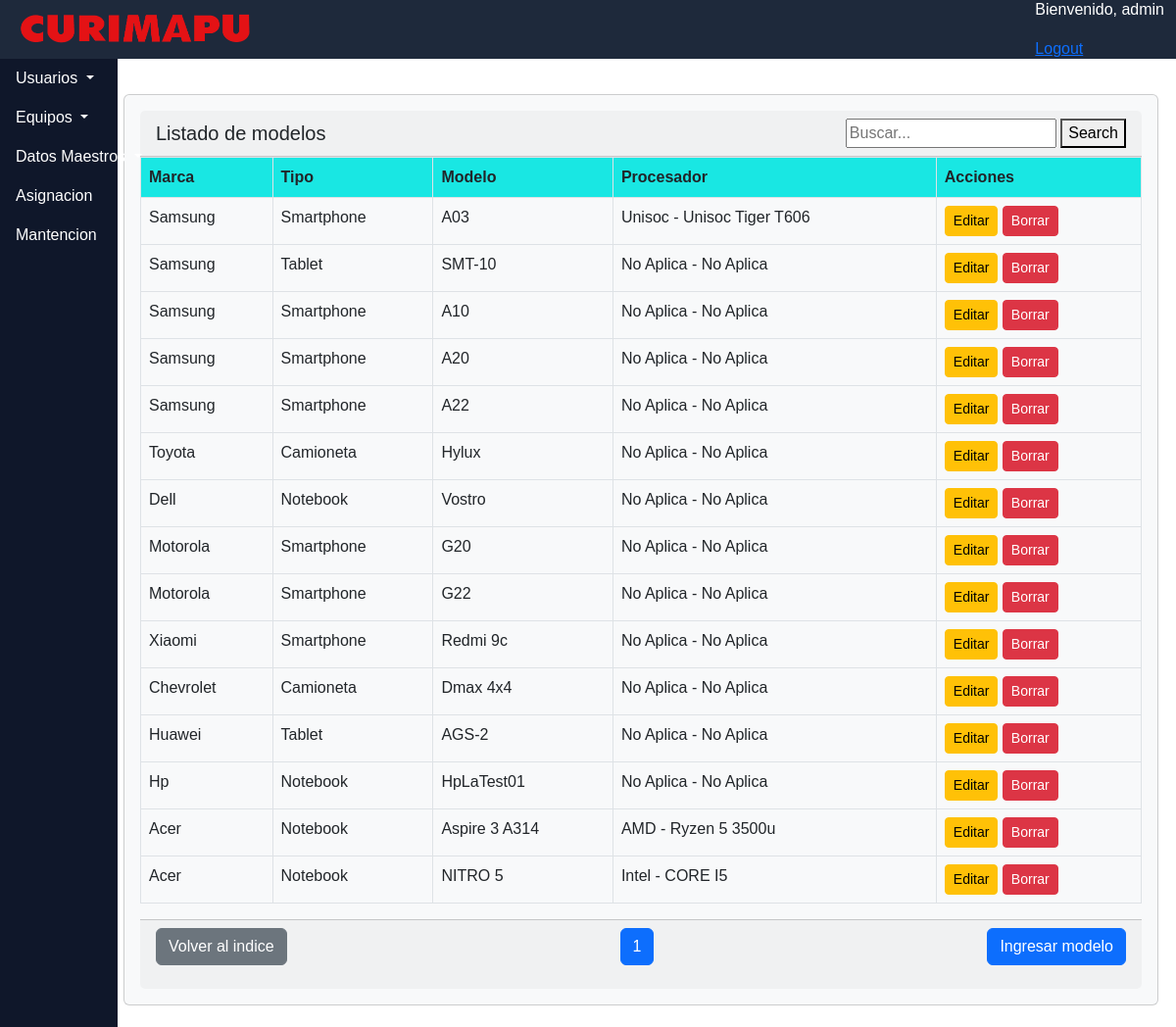
The page /dashboard/panel_modelos.html (signed in) on the database its author committed.
### dashboard/models.py (models this page shows, shortened)
class Modelos(models.Model):
    m_marca = models.ForeignKey(Marca,on_delete=models.CASCADE,verbose_name='Marca')
    m_param = models.ForeignKey(ParamTipo,on_delete=models.CASCADE,verbose_name='Tipo')
    m_modelo = models.CharField(max_length=50,unique=True,verbose_name='Modelo')
    m_procesador = models.ForeignKey(Procesador,default="01",on_delete=models.SET_DEFAULT,help_text="Por favor marcar 'No aplica' para las camionetas"
                                     ,verbose_name='Procesador')
    class Meta:
        ordering = ['m_marca']

class Marca(models.Model):
    marca = models.CharField(max_length=20, unique= True)
    def __str__(self):
        return self.marca

class ParamTipo(models.Model):
    nombre_param = models.CharField(max_length=20, unique=True) #camioneta,tablet,notebook,smartphone
    def __str__(self):
        return self.nombre_param

class Procesador(models.Model):
    marca_procesador = models.CharField(choices=listado_procesadores,max_length=20,verbose_name='Marca Procesador')
    modelo_p = models.CharField(max_length=20,verbose_name='Modelo')
    ghz = models.DecimalField(max_digits=2,decimal_places=1,verbose_name='Ghz')
    nucleos = models.IntegerField(verbose_name='Cores')
    año_mf = models.IntegerField(verbose_name='Año manufactura')
    def __str__ (self):
        return str(u"{} - {}").format(
            self.marca_procesador,
            self.modelo_p,
        )
    class Meta:
        ordering = ['marca_procesador']

### dashboard/views.py (the view, shortened to what this page needs)
# urls.py: path('panel_modelos.html',panel_modelos.as_view(),name ='panel_modelos'),
@method_decorator(login_required, name='dispatch' )
class panel_modelos(ListView):
    context_object_name = 'panel_modelos'
    template_name = 'dashboard/panel_modelos.html'
    paginate_by = 20
    search_form = SearchForm
    def get_queryset(self):
        queryset = Modelos.objects.order_by('m_marca')
        query = self.request.GET.get('query')
        return queryset
    def get_context_data(self, **kwargs):
        context = super(panel_modelos, self).get_context_data(**kwargs)
        context['search_form'] = self.search_form(self.request.GET or None)
        return context

### dashboard/forms.py
class SearchForm(forms.Form):
    query = forms.CharField(label='', widget=forms.TextInput(attrs={'placeholder': 'Buscar...'}))

### dashboard/templates/dashboard/panel_modelos.html (shortened to what this page needs)
{% extends "dashboard/base.html" %}
{% load crispy_forms_tags %}
{% load static %}
{% block content %}
<div class="card text-dark bg-light mb-3">
  <div class="card-body">
    <div class="card-header d-flex justify-content-between align-items-center">
      <h5 class="mb-0">Listado de modelos</h5>
      <form method="GET" class="search-form">
        <input type="text" name="query" value="{{ search_form.value }}" placeholder="Buscar...">
        <button type="submit">Search</button>
    </form>
    </div>
      <div class="table-responsive" style="max-height: calc(100vh - 270px); overflow-y: auto;">
        <table class="table table-hover table-bordered">
            <thead style="background-color: rgb(25, 231, 227);">
            <tr>
                <th>Marca</th>
                <th>Tipo</th>
                <th>Modelo</th>
                <th>Procesador</th>
                <th>Acciones</th>
            </tr>
        </thead>
        <tbody>
            {% for Modelos in object_list %}
            <tr class="table-hover">
                <td>{{ Modelos.m_marca }} </td>
                <td>{{ Modelos.m_param }}</td>
                <td>{{ Modelos.m_modelo }}</td>
                <td>{{ Modelos.m_procesador }}</td>
                <td><a href="{% url "dashboard:editmod" Modelos.pk %}" class="btn btn-warning btn-sm">Editar</a>
                    <a href="{% url "dashboard:deletmod" Modelos.pk %}" class="btn btn-danger btn-sm">Borrar</a>
                </td>
            </tr>
            {% endfor %}
        </tbody>
    </table>
</div>
<div class="card-footer">
<div class="pagination d-flex justify-content-between">
  <p>
    <a href="{% url "dashboard:index" %}" class="btn btn-secondary">Volver al indice</a>
</p>
  <ul class="pagination">
    {% for num in page_obj.paginator.page_range %}
      {% if page_obj.number == num %}
        <li class="page-item active"><a class="page-link" href="?page={{ num }}">{{ num }}</a></li>
      {% elif num > page_obj.number|add:'-3' and num < page_obj.number|add:'3' %}
        <li class="page-item"><a class="page-link" href="?page={{ num }}">{{ num }}</a></li>
      {% endif %}
    {% endfor %}
  </ul>
    <p>
        <button type="button" class="btn btn-primary" onclick="location.href='{% url 'dashboard:newmod' %}'">Ingresar modelo</button>
    </p>
</div>
</div>
</div>
{% endblock %}

### dashboard/templates/dashboard/base.html (shortened to what this page needs)
<!DOCTYPE html>
<html lang="es">
<html>
    <head>
        {% load static %}
            <link href="
            https://cdn.jsdelivr.net/npm/bootstrap@5.2.3/dist/css/bootstrap.min.css
            " rel="stylesheet">
    </head>
<body>
    <header>
        {% block header %}
        <nav class="navbar navbar-expand-lg navbar-dark fixed-top" style="background-color: rgb(30 41 59); z-index:2;">
            <div class="container-fluid">
                <a class="navbar-brand" href="{% url "dashboard:index" %}">
                        <img src="{% static '/img/logocurimapu.png' %}" alt="Curimapu" width="250px" height="40px">
                </a>
                <div class ="d-flex justify-content-between">
                  <div class = "ml-auto">
                  <p style="color: white;">Bienvenido, {{ request.user.username }}</p>
                  <a href="{% url 'dashboard:logout' %}">Logout</a>
                </div>
              </div>
                </div>
        </nav>
        {% endblock %}
    </header>
    {% block side %}
    <div class="sidebar">
      <ul class="nav flex-column">
        <li class="nav-item dropdown">
          <a class="nav-link dropdown-toggle" href="#" id="usuariosDropdown" role="button" data-bs-toggle="dropdown" aria-expanded="false">
            Usuarios
          </a>
        </li>
        <li class="nav-item dropdown">
          <a class="nav-link dropdown-toggle" href="#" id="equiposDropdown" role="button" data-bs-toggle="dropdown" aria-expanded="false">
            Equipos
          </a>
        </li>
        <li class="nav-item dropdown">
          <a class="nav-link dropdown-toggle" href="#" id="datosMaestrosDropdown" role="button" data-bs-toggle="dropdown" aria-expanded="false">
            Datos Maestros
          </a>
        </li>
        <li class="nav-item">
          <a class="nav-link" href="{% url "dashboard:panel_asignacion" %}">Asignacion</a>
        </li>
        <li class="nav-item">
          <a class="nav-link" href="{% url "dashboard:panel_mantencion" %}">Mantencion</a>
        </li>
      </ul>
    </div>
    {% endblock %}
    <main>
        {% block content %}{% endblock %}
    </main>
</body>
</html>

### dashboard/templates/dashboard/base.html (style rules this page uses)
body { font-family: 'OpenSans-Light', sans-serif; }
.sidebar { width: 12.5%; background-color: rgb(15, 23, 42); height: 100dvh; position: fixed; width: 10%; top: 1; left: 0; z-index: 1; }
.navbar { position: fixed; top: 0; left: 0%; width: 100%; height: 60px; z-index: 1; }
.nav-link { color: #fff; }
main { margin-top: 60px; margin-left: 10.5%; width: 88%; padding-top: 20px; z-index: 1; }

### rows shown on the page
Modelos: m_marca "Samsung", m_param "Smartphone", m_modelo "A03", m_procesador "Unisoc - Unisoc Tiger T606"
Modelos: m_marca "Samsung", m_param "Tablet", m_modelo "SMT-10", m_procesador "No Aplica - No Aplica"
Modelos: m_marca "Samsung", m_param "Smartphone", m_modelo "A10", m_procesador "No Aplica - No Aplica"
Modelos: m_marca "Samsung", m_param "Smartphone", m_modelo "A20", m_procesador "No Aplica - No Aplica"
Modelos: m_marca "Samsung", m_param "Smartphone", m_modelo "A22", m_procesador "No Aplica - No Aplica"
Modelos: m_marca "Toyota", m_param "Camioneta", m_modelo "Hylux", m_procesador "No Aplica - No Aplica"
Modelos: m_marca "Dell", m_param "Notebook", m_modelo "Vostro", m_procesador "No Aplica - No Aplica"
Modelos: m_marca "Motorola", m_param "Smartphone", m_modelo "G20", m_procesador "No Aplica - No Aplica"
Modelos: m_marca "Motorola", m_param "Smartphone", m_modelo "G22", m_procesador "No Aplica - No Aplica"
Modelos: m_marca "Xiaomi", m_param "Smartphone", m_modelo "Redmi 9c", m_procesador "No Aplica - No Aplica"
Modelos: m_marca "Chevrolet", m_param "Camioneta", m_modelo "Dmax 4x4", m_procesador "No Aplica - No Aplica"
Modelos: m_marca "Huawei", m_param "Tablet", m_modelo "AGS-2", m_procesador "No Aplica - No Aplica"
Modelos: m_marca "Hp", m_param "Notebook", m_modelo "HpLaTest01", m_procesador "No Aplica - No Aplica"
Modelos: m_marca "Acer", m_param "Notebook", m_modelo "Aspire 3 A314", m_procesador "AMD - Ryzen 5 3500u"
Modelos: m_marca "Acer", m_param "Notebook", m_modelo "NITRO 5", m_procesador "Intel - CORE I5"

### other values the page prints
{{ request.user.username }} "admin"
{{ num }} "1"
